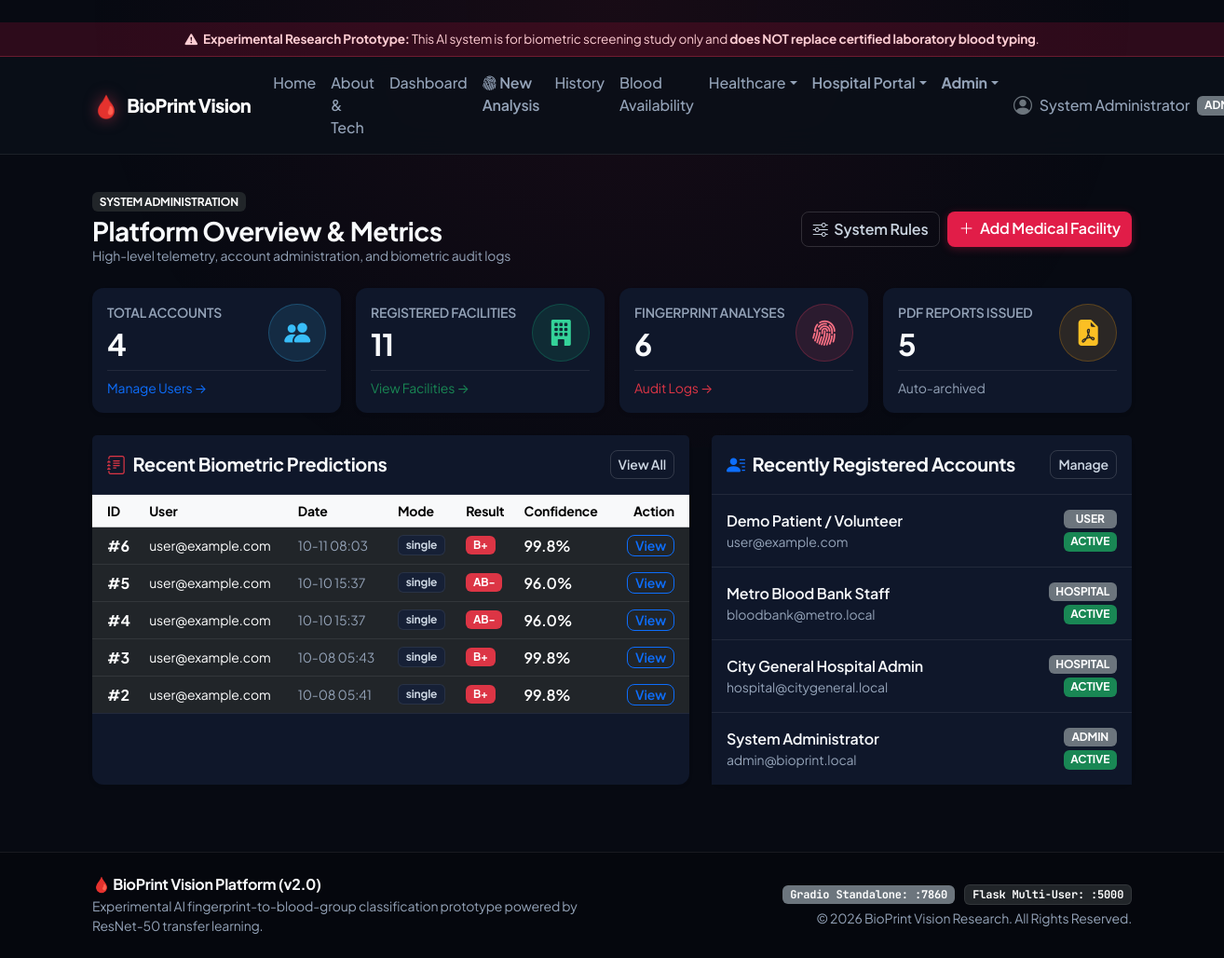
Page /admin/dashboard (signed in) on the earlier database version.
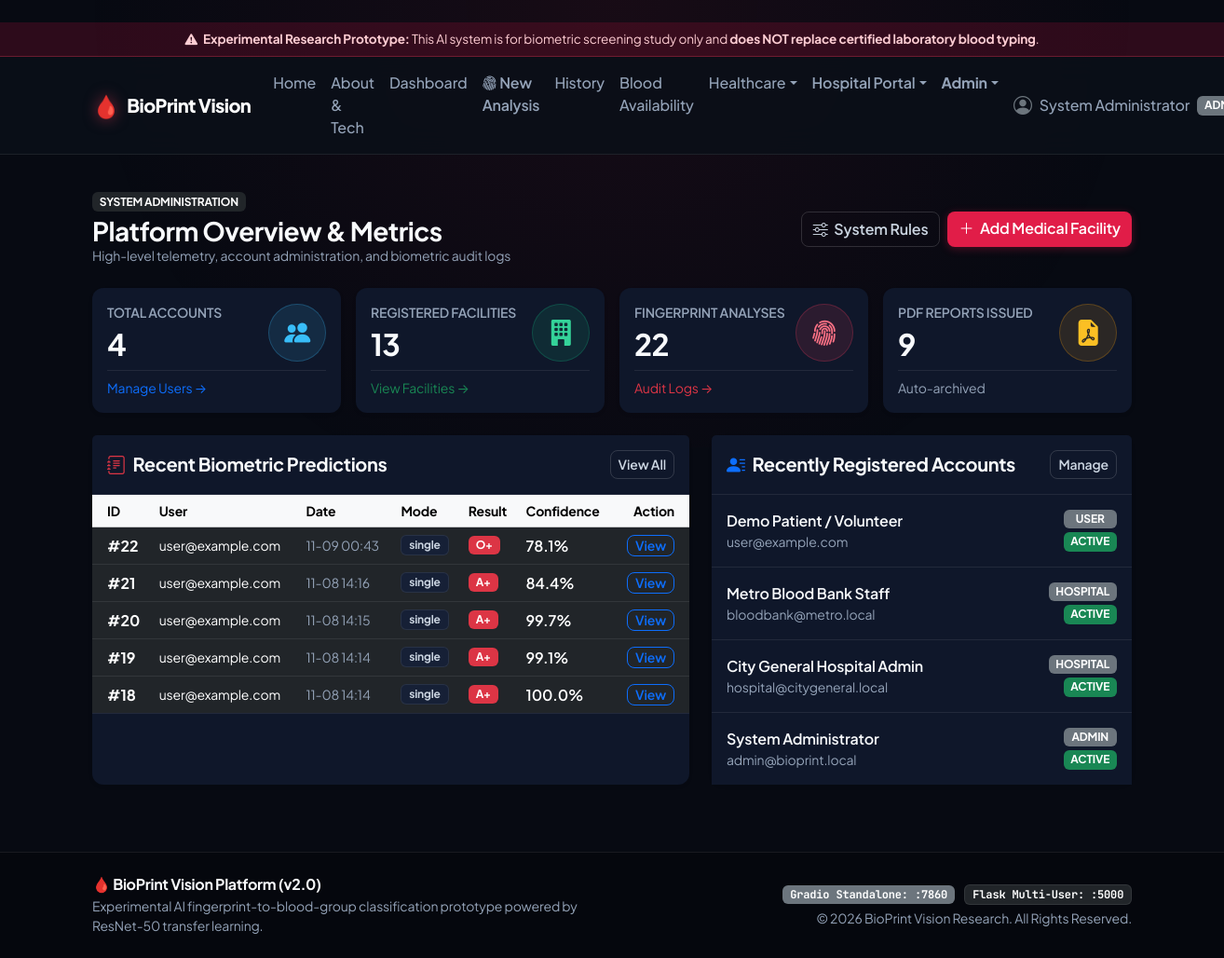
Same page on the later database version.
### database/models.py (models this page shows, shortened)
class Analysis(db.Model):
    __tablename__ = "analyses"
    id = db.Column(db.Integer, primary_key=True, autoincrement=True)
    user_id = db.Column(db.Integer, db.ForeignKey("users.id", ondelete="CASCADE"), nullable=False, index=True)
    final_blood_group = db.Column(db.String(10), nullable=False, index=True)
    final_confidence = db.Column(db.Float, nullable=False)
    fingerprints_detected = db.Column(db.Integer, nullable=False, default=1)
    fingerprints_analyzed = db.Column(db.Integer, nullable=False, default=1)
    fingerprints_excluded = db.Column(db.Integer, nullable=False, default=0)
    agreement_percentage = db.Column(db.Float, nullable=False, default=100.0)
    mode = db.Column(db.String(20), nullable=False, default="single")  # single, multiple
    image_path = db.Column(db.String(255), nullable=True)
    annotated_image_path = db.Column(db.String(255), nullable=True)
    notes = db.Column(db.Text, nullable=True)
    created_at = db.Column(db.DateTime, nullable=False, default=datetime.utcnow, index=True)
    fingerprints = db.relationship("FingerprintResult", backref="analysis", lazy=True, cascade="all, delete-orphan")
    reports = db.relationship("Report", backref="analysis", lazy=True, cascade="all, delete-orphan")

class User(db.Model):
    __tablename__ = "users"
    id = db.Column(db.Integer, primary_key=True, autoincrement=True)
    name = db.Column(db.String(120), nullable=False)
    email = db.Column(db.String(150), unique=True, nullable=False, index=True)
    password_hash = db.Column(db.String(255), nullable=False)
    role = db.Column(db.String(20), nullable=False, default="USER", index=True)  # USER, HOSPITAL, ADMIN
    status = db.Column(db.String(20), nullable=False, default="ACTIVE")          # ACTIVE, INACTIVE, SUSPENDED
    created_at = db.Column(db.DateTime, nullable=False, default=datetime.utcnow)
    updated_at = db.Column(db.DateTime, nullable=False, default=datetime.utcnow, onupdate=datetime.utcnow)
    analyses = db.relationship("Analysis", backref="user", lazy=True, cascade="all, delete-orphan")
    facilities = db.relationship("Facility", backref="owner", lazy=True)

### routes/admin.py (the view)
@admin_bp.route("/admin/dashboard")
@role_required("ADMIN")
def dashboard():
    stats = {
        "users_count": User.query.count(),
        "facilities_count": Facility.query.count(),
        "analyses_count": Analysis.query.count(),
        "reports_count": Report.query.count(),
    }
    recent_users = User.query.order_by(User.created_at.desc()).limit(5).all()
    recent_analyses = Analysis.query.order_by(Analysis.created_at.desc()).limit(5).all()
    return render_template(
        "admin/dashboard.html",
        stats=stats,
        recent_users=recent_users,
        recent_analyses=recent_analyses,
    )

### routes/auth.py (called while the page is built)
def get_current_user():
    user_id = session.get("user_id")
    if user_id:
        return db.session.get(User, user_id)
    return None

def role_required(*allowed_roles):
    def decorator(f):
        @wraps(f)
        def decorated_function(*args, **kwargs):
            if "user_id" not in session:
                flash("Please sign in to access this page.", "warning")
                return redirect(url_for("auth.login", next=request.path))
            user = get_current_user()
            if not user or user.role not in allowed_roles:
                flash("Access denied: You do not possess the required authorization for this area.", "danger")
                return redirect(url_for("main.dashboard"))
            return f(*args, **kwargs)
        return decorated_function
    return decorator

@auth_bp.before_app_request
def load_logged_in_user():
    g.user = get_current_user()

### templates/admin/dashboard.html (shortened to what the changed rows need)
﻿{% extends "base.html" %}
{% block content %}
<div class="container-fluid px-0">
    <div class="d-flex flex-wrap justify-content-between align-items-center mb-4 gap-2">
        <div>
            <h2 class="h3 fw-bold mb-0">Platform Overview & Metrics</h2>
        </div>
    </div>
    <div class="row g-3 mb-4">
        <div class="col-md-3">
            <div class="card border-0 shadow-sm p-3">
                <div class="d-flex justify-content-between align-items-center">
                    <div>
                        <h2 class="fw-bold text-dark mb-0 mt-1">{{ stats.users_count }}</h2>
                    </div>
                </div>
            </div>
        </div>
        <div class="col-md-3">
            <div class="card border-0 shadow-sm p-3">
                <div class="d-flex justify-content-between align-items-center">
                    <div>
                        <span class="text-muted small fw-semibold text-uppercase">Registered Facilities</span>
                        <h2 class="fw-bold text-dark mb-0 mt-1">{{ stats.facilities_count }}</h2>
                    </div>
                </div>
            </div>
        </div>
        <div class="col-md-3">
            <div class="card border-0 shadow-sm p-3">
                <div class="d-flex justify-content-between align-items-center">
                    <div>
                        <span class="text-muted small fw-semibold text-uppercase">Fingerprint Analyses</span>
                        <h2 class="fw-bold text-dark mb-0 mt-1">{{ stats.analyses_count }}</h2>
                    </div>
                </div>
            </div>
        </div>
        <div class="col-md-3">
            <div class="card border-0 shadow-sm p-3">
                <div class="d-flex justify-content-between align-items-center">
                    <div>
                        <span class="text-muted small fw-semibold text-uppercase">PDF Reports Issued</span>
                        <h2 class="fw-bold text-dark mb-0 mt-1">{{ stats.reports_count }}</h2>
                    </div>
                </div>
            </div>
        </div>
    </div>
    <div class="row g-4">
        <div class="col-lg-7">
            <div class="card border-0 shadow-sm h-100">
                <div class="card-body p-0">
                    <div class="table-responsive">
                        <table class="table table-hover align-middle mb-0">
                            <thead class="table-light small">
                                <tr>
                                    <th class="ps-3">ID</th>
                                    <th>User</th>
                                    <th>Date</th>
                                    <th>Mode</th>
                                    <th>Result</th>
                                    <th>Confidence</th>
                                    <th class="text-end pe-3">Action</th>
                                </tr>
                            </thead>
                            <tbody>
                                {% for a in recent_analyses %}
                                <tr>
                                    <td class="ps-3 fw-bold">#{{ a.id }}</td>
                                    <td class="small">{{ a.user.email if a.user else 'N/A' }}</td>
                                    <td class="small text-muted">{{ a.created_at.strftime('%m-%d %H:%M') }}</td>
                                    <td><span class="badge bg-light text-dark border">{{ a.mode }}</span></td>
                                    <td><span class="badge bg-danger">{{ a.final_blood_group }}</span></td>
                                    <td class="fw-semibold">{{ "%.1f"|format(a.final_confidence) }}%</td>
                                    <td class="text-end pe-3">
                                        <a href="{{ url_for('analysis.view_analysis', analysis_id=a.id) }}" class="btn btn-sm btn-outline-primary py-0">View</a>
                                    </td>
                                </tr>
                                {% else %}
                                <tr><td colspan="7" class="text-center py-4 text-muted">No analyses recorded yet.</td></tr>
                                {% endfor %}
                            </tbody>
                        </table>
                    </div>
                </div>
            </div>
        </div>
        <div class="col-lg-5">
            <div class="card border-0 shadow-sm h-100">
                <div class="card-body p-0">
                    <ul class="list-group list-group-flush">
                        {% for u in recent_users %}
                        <li class="list-group-item d-flex justify-content-between align-items-center p-3">
                            <div>
                                <div class="fw-semibold text-dark">{{ u.name }}</div>
                                <div class="text-muted small">{{ u.email }}</div>
                            </div>
                            <div class="text-end">
                                <span class="badge bg-secondary mb-1 d-block">{{ u.role }}</span>
                                <span class="badge bg-{{ u.status|badge_color }} small">{{ u.status }}</span>
                            </div>
                        </li>
                        {% else %}
                        <li class="list-group-item text-center py-4 text-muted">No users registered.</li>
                        {% endfor %}
                    </ul>
                </div>
            </div>
        </div>
    </div>
</div>
{% endblock %}

### templates/base.html (shortened to what the changed rows need)
<!DOCTYPE html>
<html lang="en" data-bs-theme="dark">
<head>
    <link href="https://cdn.jsdelivr.net/npm/bootstrap@5.3.3/dist/css/bootstrap.min.css" rel="stylesheet">
    <link href="https://cdn.jsdelivr.net/npm/bootstrap-icons@1.11.3/font/bootstrap-icons.min.css" rel="stylesheet">
</head>
<body>
    <nav class="navbar navbar-expand-lg navbar-dark sticky-top py-2">
        <div class="container position-relative">
            <div class="collapse navbar-collapse" id="navbarMain">
                <ul class="navbar-nav ms-auto mb-2 mb-lg-0 align-items-center">
                    {% if g.user %}
                    <li class="nav-item dropdown">
                        <a class="nav-link dropdown-toggle d-flex align-items-center" href="#" data-bs-toggle="dropdown">
                            <i class="bi bi-person-circle fs-5 me-2 text-secondary"></i>
                            <span>{{ g.user.name }}</span>
                            <span class="badge bg-secondary ms-2">{{ g.user.role }}</span>
                        </a>
                    </li>
                    {% endif %}
                </ul>
            </div>
        </div>
    </nav>
    <main class="container py-4 flex-grow-1 position-relative" style="z-index: 1;">
        {% block content %}{% endblock %}
    </main>
</body>
</html>

Differences in the rows shown:
no longer on this page (row unchanged): Analysis: id "6", user "user@example.com", created_at "10-11 08:03", mode "single", final_blood_group "B+", final_confidence "99.8"
no longer on this page (row unchanged): Analysis: id "5", user "user@example.com", created_at "10-10 15:37", mode "single", final_blood_group "AB-", final_confidence "96.0"
no longer on this page (row unchanged): Analysis: id "4", user "user@example.com", created_at "10-10 15:37", mode "single", final_blood_group "AB-", final_confidence "96.0"
no longer on this page (row unchanged): Analysis: id "3", user "user@example.com", created_at "10-08 05:43", mode "single", final_blood_group "B+", final_confidence "99.8"
no longer on this page (row unchanged): Analysis: id "2", user "user@example.com", created_at "10-08 05:41", mode "single", final_blood_group "B+", final_confidence "99.8"
added Analysis: id "22", user "user@example.com", created_at "11-09 00:43", mode "single", final_blood_group "O+", final_confidence "78.1"
added Analysis: id "21", user "user@example.com", created_at "11-08 14:16", mode "single", final_blood_group "A+", final_confidence "84.4"
added Analysis: id "20", user "user@example.com", created_at "11-08 14:15", mode "single", final_blood_group "A+", final_confidence "99.7"
added Analysis: id "19", user "user@example.com", created_at "11-08 14:14", mode "single", final_blood_group "A+", final_confidence "99.1"
added Analysis: id "18", user "user@example.com", created_at "11-08 14:14", mode "single", final_blood_group "A+", final_confidence "100.0"
Other differences:
{{ stats.facilities_count }}: "11" → "13"
{{ stats.analyses_count }}: "6" → "22"
{{ stats.reports_count }}: "5" → "9"
